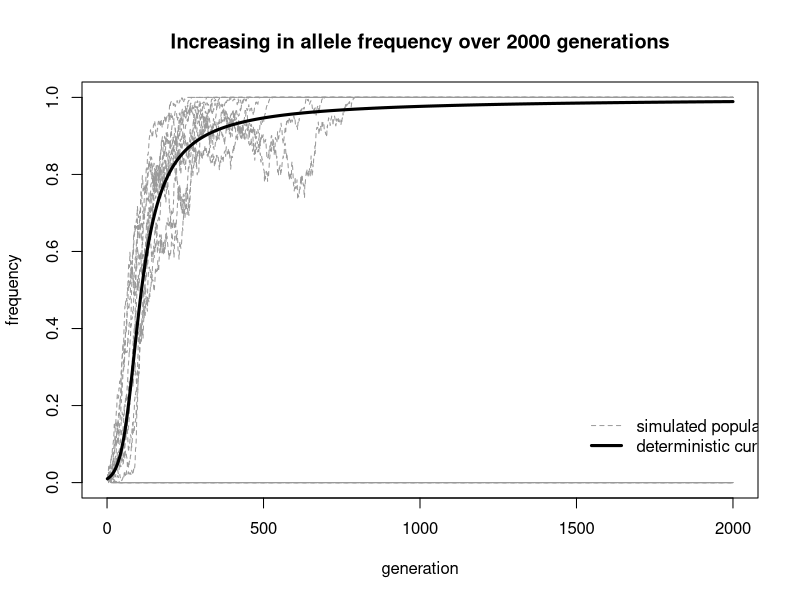

This chart was generated by the following R code:
## set parameters
# population size
N <- 1000

# generations
ngen <- 2000

# selection coefficient
s <- 0.05 

# initial allele frequency
f <- 0.01

#####

# Open plot device
plot(0, xlim=c(0, ngen), ylim=c(0, 1), type="n",
     xlab="generation", ylab="frequency", 
     main=paste("Increasing in allele frequency over", ngen, "generations"))

## do the calculations
for(i in 1:20) { 
  
  # allele freq vector
  p <- numeric(ngen) 

  # initial frequency of allele "0"
  p[1] <- f
  
  # for each subsequent generation
  for(j in 2:length(p)) { 
    
    # calculate allele frequency
    af <- p[j-1] / (1 - (s*(1-p[j-1])^2))

    # make population based on new allele freq
    pop <- rep(0:1, times=round(c(af, 1-af)*N))  
    pop <- sample(pop, replace=TRUE) 

    # take the frequency of allele "0"
    p[j] <- mean(pop == 0) 
  } 
  
  # plot the values for population i
  lines(p, type="l", col="grey60", lty=2) 
} 

# deterministic curve 
pd <- numeric(ngen) 
pd[1] <- p[1]

for(i in 2:length(pd)) { 
  pd[i] <- (pd[i-1]) / (1 - (s*(1-pd[i-1])^2)) 
} 

# plot
lines(pd, lwd=3)
legend(x=1500, y=0.2, 
       legend=c("simulated populations", "deterministic curve"),
       lty=c(2,1), lwd=c(1,3), col=c("grey60","black"), bty="n")
